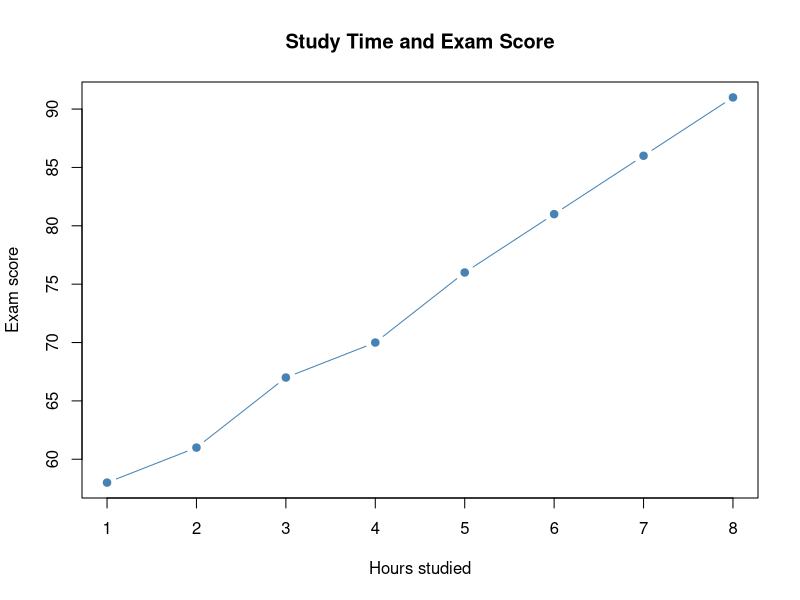
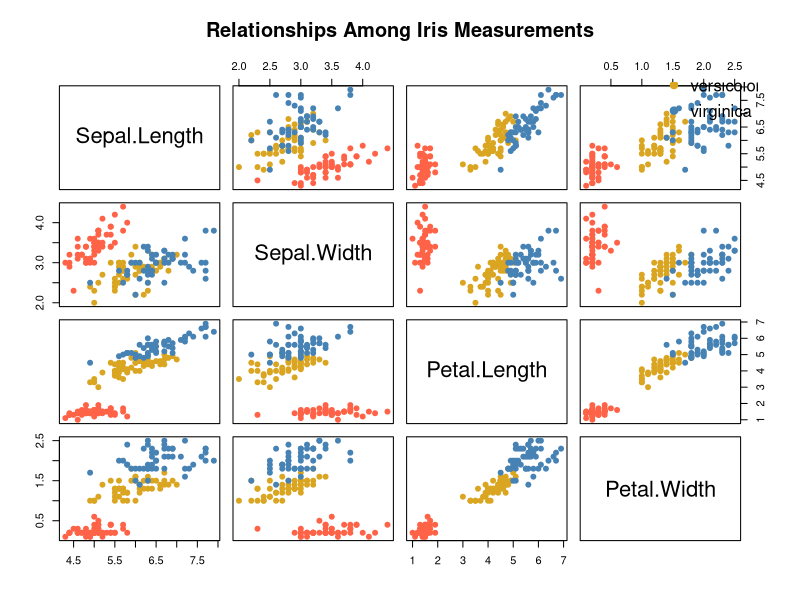

These figures' R source, in order:
## ---- chunk 1
study_data <- data.frame(
  hours_studied = c(1, 2, 3, 4, 5, 6, 7, 8),
  exam_score = c(58, 61, 67, 70, 76, 81, 86, 91)
)
plot(
  study_data$hours_studied, # x values
  study_data$exam_score,    # y values
  type = "b",              # points and lines
  pch = 19,                 # point shape
  col = "steelblue",       # color
  main = "Study Time and Exam Score",
  xlab = "Hours studied",
  ylab = "Exam score"
)
## ---- chunk 2
# One color for each iris species
iris_colors <- c("tomato", "goldenrod", "steelblue")[as.numeric(iris$Species)]

# plot.data.frame() creates a scatterplot matrix for the four measurements
plot(iris[1:4],
     main = "Relationships Among Iris Measurements",
     pch = 19,
     col = iris_colors)

legend("topright",
       legend = levels(iris$Species),
       col = c("tomato", "goldenrod", "steelblue"),
       pch = 19,
       bty = "n")
